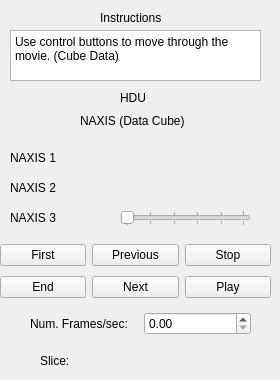
    <widget class="QWidget" name="tab_7">
     <attribute name="title">
      <string>MultiDim</string>
     </attribute>
     <widget class="QLabel" name="instruc_md_label_8">
      <property name="geometry">
       <rect>
        <x>100</x>
        <y>10</y>
        <width>81</width>
        <height>16</height>
       </rect>
      </property>
      <property name="text">
       <string>Instructions</string>
      </property>
     </widget>
     <widget class="QPlainTextEdit" name="Instruc_md_plainTextEdit_2">
      <property name="geometry">
       <rect>
        <x>10</x>
        <y>30</y>
        <width>251</width>
        <height>51</height>
       </rect>
      </property>
      <property name="readOnly">
       <bool>true</bool>
      </property>
      <property name="plainText">
       <string>Use control buttons to move through the movie. (Cube Data)</string>
      </property>
     </widget>
     <widget class="QLabel" name="hdu_label_8">
      <property name="geometry">
       <rect>
        <x>120</x>
        <y>90</y>
        <width>31</width>
        <height>16</height>
       </rect>
      </property>
      <property name="text">
       <string>HDU</string>
      </property>
     </widget>
     <widget class="QLabel" name="naxis_label_8">
      <property name="geometry">
       <rect>
        <x>80</x>
        <y>110</y>
        <width>121</width>
        <height>21</height>
       </rect>
      </property>
      <property name="text">
       <string>NAXIS (Data Cube)</string>
      </property>
     </widget>
     <widget class="QLabel" name="na1_label_8">
      <property name="geometry">
       <rect>
        <x>10</x>
        <y>150</y>
        <width>58</width>
        <height>15</height>
       </rect>
      </property>
      <property name="text">
       <string>NAXIS 1</string>
      </property>
     </widget>
     <widget class="QLabel" name="na2_label_9">
      <property name="geometry">
       <rect>
        <x>10</x>
        <y>180</y>
        <width>58</width>
        <height>15</height>
       </rect>
      </property>
      <property name="text">
       <string>NAXIS 2</string>
      </property>
     </widget>
     <widget class="QLabel" name="na3_label_10">
      <property name="geometry">
       <rect>
        <x>10</x>
        <y>210</y>
        <width>58</width>
        <height>15</height>
       </rect>
      </property>
      <property name="text">
       <string>NAXIS 3</string>
      </property>
     </widget>
     <widget class="QLabel" name="na1_val_label_8">
      <property name="geometry">
       <rect>
        <x>70</x>
        <y>150</y>
        <width>31</width>
        <height>16</height>
       </rect>
      </property>
      <property name="text">
       <string/>
      </property>
     </widget>
     <widget class="QLabel" name="na2_val_label_8">
      <property name="geometry">
       <rect>
        <x>70</x>
        <y>180</y>
        <width>31</width>
        <height>16</height>
       </rect>
      </property>
      <property name="text">
       <string/>
      </property>
     </widget>
     <widget class="QLabel" name="na3_val_label_8">
      <property name="geometry">
       <rect>
        <x>70</x>
        <y>210</y>
        <width>31</width>
        <height>16</height>
       </rect>
      </property>
      <property name="text">
       <string/>
      </property>
     </widget>
     <widget class="QSlider" name="horizontalSlider">
      <property name="geometry">
       <rect>
        <x>120</x>
        <y>210</y>
        <width>131</width>
        <height>16</height>
       </rect>
      </property>
      <property name="orientation">
       <enum>Qt::Horizontal</enum>
      </property>
      <property name="tickPosition">
       <enum>QSlider::TicksBothSides</enum>
      </property>
      <property name="tickInterval">
       <number>20</number>
      </property>
     </widget>
     <widget class="QLabel" name="slice_label_8">
      <property name="geometry">
       <rect>
        <x>40</x>
        <y>350</y>
        <width>41</width>
        <height>21</height>
       </rect>
      </property>
      <property name="text">
       <string>Slice:</string>
      </property>
     </widget>
     <widget class="QLabel" name="nslice_label_8">
      <property name="geometry">
       <rect>
        <x>100</x>
        <y>350</y>
        <width>41</width>
        <height>21</height>
       </rect>
      </property>
      <property name="text">
       <string/>
      </property>
     </widget>
     <widget class="QWidget" name="layoutWidget">
      <property name="geometry">
       <rect>
        <x>30</x>
        <y>310</y>
        <width>221</width>
        <height>27</height>
       </rect>
      </property>
      <layout class="QHBoxLayout" name="horizontalLayout_11">
       <item>
        <widget class="QLabel" name="framelabel_8">
         <property name="text">
          <string>Num. Frames/sec:</string>
         </property>
        </widget>
       </item>
       <item>
        <widget class="QDoubleSpinBox" name="doubleSpinBox_4"/>
       </item>
      </layout>
     </widget>
     <widget class="QWidget" name="layoutWidget">
      <property name="geometry">
       <rect>
        <x>0</x>
        <y>240</y>
        <width>271</width>
        <height>64</height>
       </rect>
      </property>
      <layout class="QVBoxLayout" name="verticalLayout_5">
       <item>
        <layout class="QHBoxLayout" name="horizontalLayout_9">
         <item>
          <widget class="QPushButton" name="firstpushButton_2">
           <property name="text">
            <string>First</string>
           </property>
          </widget>
         </item>
         <item>
          <widget class="QPushButton" name="prev_pushButton_3">
           <property name="text">
            <string>Previous</string>
           </property>
          </widget>
         </item>
         <item>
          <widget class="QPushButton" name="stoppushButton_4">
           <property name="text">
            <string>Stop</string>
           </property>
          </widget>
         </item>
        </layout>
       </item>
       <item>
        <layout class="QHBoxLayout" name="horizontalLayout_10">
         <item>
          <widget class="QPushButton" name="endpushButton_5">
           <property name="text">
            <string>End</string>
           </property>
          </widget>
         </item>
         <item>
          <widget class="QPushButton" name="nextpushButton_6">
           <property name="text">
            <string>Next</string>
           </property>
          </widget>
         </item>
         <item>
          <widget class="QPushButton" name="playpushButton_7">
           <property name="text">
            <string>Play</string>
           </property>
          </widget>
         </item>
        </layout>
       </item>
      </layout>
     </widget>
    </widget>
